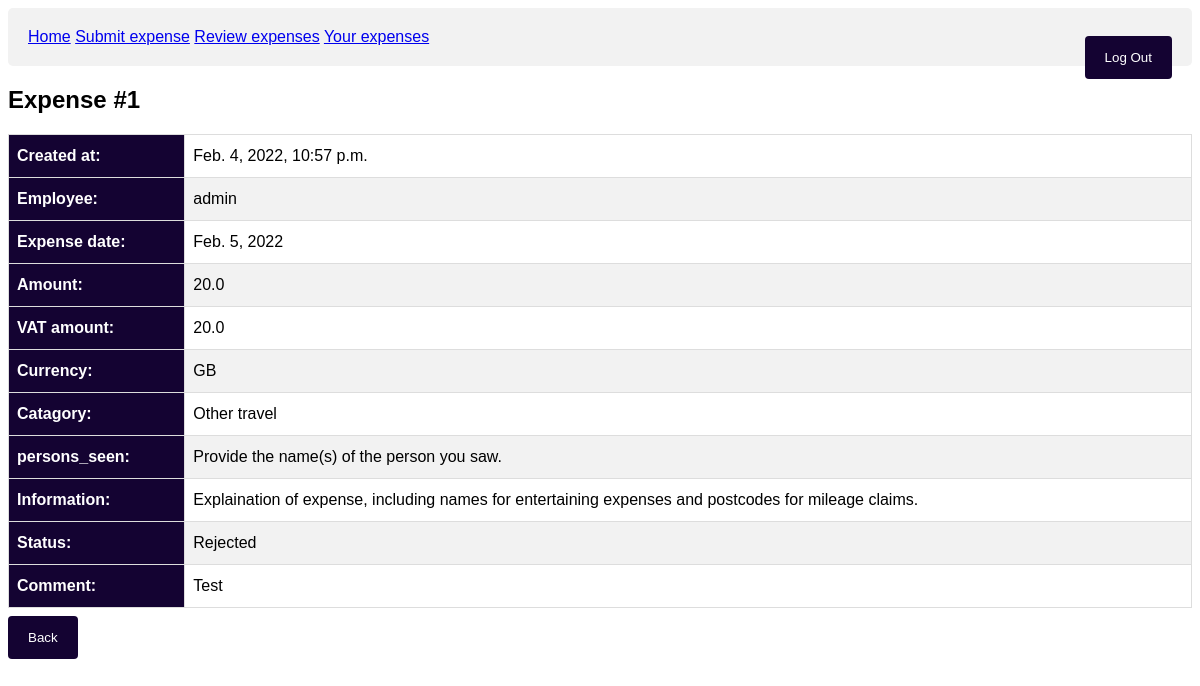
The page /expense/1 (signed in) on the database its author committed.
### expense_app/models.py (models this page shows)
class Expense(models.Model):
    Approved = "AP"
    Rejected = "RE"
    Draft = "DR"
    Pending = "PE"
    Accommodation = "AC"
    Subsistence = "SU"
    Mileage = "MI"
    Staff_entertainment = "SE"
    Client_entertainment = "CE"
    Other = "OH"
    Flights = "FL"
    Other_travel = "OT"
    Euro = "EU"
    GBP = "GB"
    USD = "US"
    SGD = "SG"
    AUD = "AU"
    CHF = "CH"
    HKD = "HK"
    Status_Type = [(Approved, "Approved"), (Rejected, "Rejected"), (Draft, "Draft"), (Pending, "Pending")]
    Claim_Type = [(Accommodation, "Accommodation"), (Client_entertainment, "Client entertainment (Incl VAT)"), (Flights, "Flights"), (Mileage, "Mileage"), (Other, "Other"), (Other_travel, "Other travel"), (Staff_entertainment, "Staff entertainment"), (Subsistence, "Subsistence")]
    Currency_Type = [(Euro, "Euro"), (GBP, "Pound Sterling"), (USD, "US Dollar"), (SGD, "Singaporean Dollar"), (AUD, "Australian Dollar"), (CHF, "Swiss Franc"), (HKD, "Hong Kong Dollar")]
    time = models.DateTimeField(auto_now = True)
    expense_amount = models.FloatField(validators=[MinValueValidator(0.0)], default=0)
    VAT_amount = models.FloatField(validators=[MinValueValidator(0.0)], default=0)
    employee = models.ForeignKey(User, on_delete=models.CASCADE, default = id(User))
    catagory = models.CharField(max_length = 2, choices= Claim_Type, default = "OH")
    persons_seen = models.CharField(max_length = 50, blank=False)
    information = models.TextField(max_length = 500)
    status = models.CharField(max_length = 2, choices= Status_Type, default = "PE")
    manager_comment = models.TextField(max_length = 500, null= True)
    expense_date = models.DateField()
    currency = models.CharField(max_length = 2, choices = Currency_Type, default = "GB")
    class Meta:
        ordering = ["time"]

### expense_app/views.py (the view)
# urls.py: path("expense/<pk>", views.ExpenseView.as_view(), name = "expenseview"),
class ExpenseView(LoginRequiredMixin, DetailView):
  model = Expense
  template_name = "expense_app/expenseview.html"

### expense_app/templatetags/auth_extras.py (called while the page is built)
@register.filter(name='has_group')
def has_group(user, group_name):
    return user.groups.filter(name=group_name).exists()

### expense_app/templates/expense_app/expenseview.html (shortened to what this page needs)
<!DOCTYPE html>
{% extends 'expense_app/base.html' %}
{% block content %}
<h2>Expense #{{expense.id}}</h2>
<table id="expense">
  <tr>
    <th>Created at:</th>
    <td>{{expense.time}}</td>
  </tr>
  <tr>
    <th>Employee:</th>
    <td>{{expense.employee}}</td>
  </tr>
  <tr>
    <th>Expense date:</th>
    <td>{{expense.expense_date}}</td>
  </tr>
  <tr>
    <th>Amount:</th>
    <td>{{expense.expense_amount}}</td>
  </tr>
  <tr>
    <th>VAT amount:</th>
    <td>{{expense.VAT_amount}}</td>
  </tr>
  <tr>
    <th>Currency:</th>
    <td>{{expense.currency}}</td>
  </tr>
  <tr>
    <th>Catagory:</th>
    <td>{{expense.get_catagory_display}}</td>
  </tr>
  <tr>
    <th>persons_seen:</th>
    <td>{{expense.persons_seen}}</td>
  </tr>
  <tr>
    <th>Information:</th>
    <td>{{expense.information}}</td>
  </tr>
  <tr>
    <th>Status:</th>
    <td>{{expense.get_status_display}}</td>
  </tr>
  <tr>
    <th>Comment:</th>
    <td>{{expense.manager_comment}}</td>
  </tr>
</table>
<a href="{% url 'history' %}"><button>Back</button></a>
{% endblock %}

### expense_app/templates/expense_app/base.html (style rules this page uses)
body { font-family: Arial, Helvetica, sans-serif; }
table { border-collapse: collapse; width: 100%; }
td, th { border: 1px solid #ddd; padding: 8px; }
tr:nth-child(even) { background-color: #f2f2f2; }
th { padding-top: 12px; padding-bottom: 12px; text-align: left; background-color: #140332; color: white; }
button, input[type=submit] { background-color: #140332; color: white; padding: 14px 20px; margin: 8px 0; border: none; border-radius: 4px; cursor: pointer; }

### rows shown on the page
Expense: id "1", time "Feb. 4, 2022, 10:57 p.m.", employee "admin", expense_date "Feb. 5, 2022", expense_amount "20.0", VAT_amount "20.0", currency "GB", catagory "Other travel", persons_seen "Provide the name(s) of the person you saw.", information "Explaination of expense, including names for entertaining expenses and postcodes for mileage claims.", status "Rejected", manager_comment "Test"
